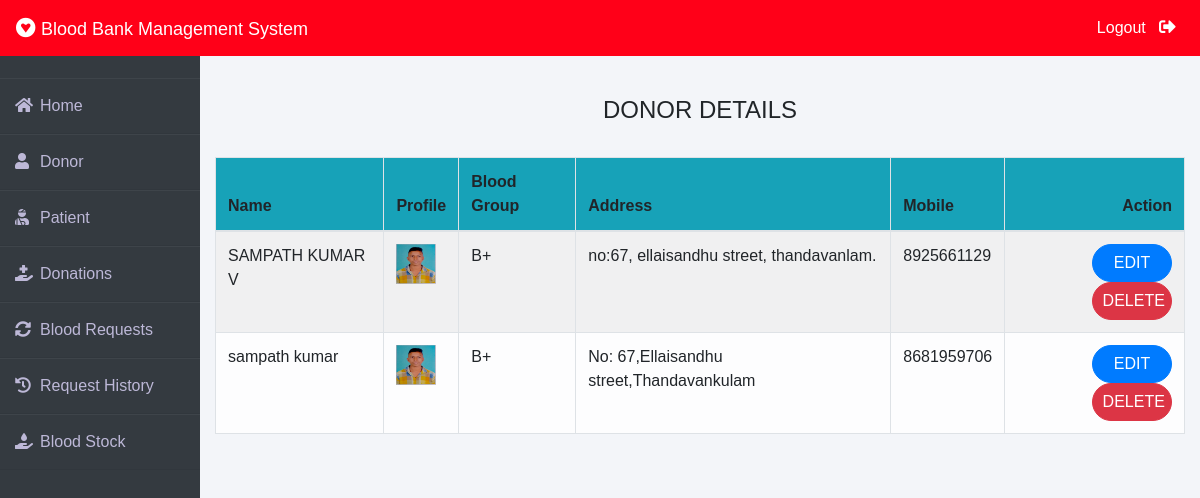
/admin-donor (signed in), run on the app's committed database.
### donor/models.py (models this page shows, shortened)
class Donor(models.Model):
    user=models.OneToOneField(User,on_delete=models.CASCADE)
    profile_pic= models.ImageField(upload_to='profile_pic/Donor/',null=True,blank=True)
    bloodgroup=models.CharField(max_length=10)
    address = models.CharField(max_length=40)
    mobile = models.CharField(max_length=20,null=False)
    @property
    def get_name(self):
        return self.user.first_name+" "+self.user.last_name

### blood/views.py (the view)
# urls.py: path('admin-donor', views.admin_donor_view,name='admin-donor'),
@login_required(login_url='adminlogin')
def admin_donor_view(request):
    donors=dmodels.Donor.objects.all()
    return render(request,'blood/admin_donor.html',{'donors':donors})

### templates/blood/admin_donor.html
{% extends 'blood/adminbase.html' %}
{% block content %}
{% load widget_tweaks %}
{%load static%}
<br><br>
<div class="container">
    <H4 class="text-center">DONOR DETAILS</H4><br>
    <table class="table table-light table-hover table-bordered table-striped">
        <thead class="bg-info">
            <tr>
                <th scope="col">Name</th>
                <th scope="col">Profile</th>
                <th scope="col">Blood Group</th>
                <th scope="col">Address</th>
                <th scope="col">Mobile</th>
                <th class="text-right">Action</th>
            </tr>
        </thead>
        <tbody>
            {% for t in donors %}
            <tr>
                <td> {{t.get_name}}</td>
                <td> <img src="{% static t.profile_pic.url %}" alt="Profile Pic" height="40px" width="40px" /></td>
                <td>{{t.bloodgroup}}</td>
                <td>{{t.address}}</td>
                <td>{{t.mobile}}</td>
                <td class="text-right">
                    <button class="btn btn-primary badge-pill" style="width: 80px;"><a  style="text-decoration: none;color: white;" href="{% url 'update-donor' t.id  %}">EDIT</a> </button>
                    <button class="btn btn-danger badge-pill" style="width: 80px;"><a  style="text-decoration: none;color: white;" href="{% url 'delete-donor' t.id  %}">DELETE</a> </button>
                </td>
            </tr>
            {% endfor %}
        </tbody>
    </table>
</div>
{% endblock content %}

### templates/blood/adminbase.html (shortened to what this page needs)
<!DOCTYPE html>
<html lang="en">
<head>
    <link rel="stylesheet" href="https://maxcdn.bootstrapcdn.com/bootstrap/4.0.0/css/bootstrap.min.css">
    <link rel="stylesheet" href="https://cdnjs.cloudflare.com/ajax/libs/font-awesome/5.14.0/css/all.css">
</head>
<body>
    <nav class="navbar navbar-expand-lg navbar-light fixed-top bg-danger">
        <a style="color:white;" class="navbar-brand" href="/"><i class="fab fa-gratipay"></i>&nbsp;<font face = "Comic sans MS" size ="4">Blood Bank Management System</font></a>
        <div class="navbar-collapse collapse w-100 order-3 dual-collapse2">
            <ul class="navbar-nav ml-auto">
                <li class="nav-item">
                    <a class="nav-link" style="color: white;" href="/logout">Logout &nbsp; <i class="fas fa-sign-out-alt"></i></a>
                </li>
            </ul>
        </div>
      </nav>
<br><br>
<div class="wrapper">
    <div class="sidebar">
        <ul>
            <li><a style="text-decoration:none;" href="/"><i class="fas fa-home"></i>Home</a></li>
            <li><a style="text-decoration:none;" href="/admin-donor"><i class="fas fa-user"></i>Donor</a></li>
            <li><a style="text-decoration:none;" href="/admin-patient"><i class="fas fa-user-injured"></i>Patient</a></li>
            <li><a style="text-decoration:none;" href="/admin-donation"><i class="fas fa-hand-holding-medical"></i>Donations</a></li>
            <li><a style="text-decoration:none;" href="/admin-request"><i class="fas fa-sync-alt"></i>Blood Requests</a></li>
            <li><a style="text-decoration:none;" href="/admin-request-history"><i class="fas fa-history"></i>Request History</a></li>
            <li><a style="text-decoration:none;" href="/admin-blood"><i class="fas fa-hand-holding-water"></i>Blood Stock</a></li>
        </ul>
    </div>
    <div class="main_content">
{% block content %}
{% endblock content %}
    </div>
</div>
</body>
</html>

### templates/blood/adminbase.html (style rules this page uses)
* { margin: 0; padding: 0; box-sizing: border-box; list-style: none; text-decoration: none; font-family: 'Josefin Sans', sans-serif; }
body { background-color: #f3f5f9; }
.bg-danger { background-color: #ff0018!important; }
.wrapper { display: flex; position: relative; }
.wrapper .sidebar { width: 200px; height: 100%; background: #343a40; padding: 30px 0px; position: fixed; }
.wrapper .sidebar ul li { padding: 15px; border-bottom: 1px solid #bdb8d7; border-bottom: 1px solid rgba(0,0,0,0.05); border-top: 1px solid rgba(255,255,255,0.05); }
.wrapper .sidebar ul li a { color: #bdb8d7; display: block; }
.wrapper .sidebar ul li a .fas { width: 25px; }
.wrapper .main_content { width: 100%; margin-left: 200px; }
.fa-sign-out-alt { color: white; font-size: 2ex; }

### data on the page
Donor: get_name "SAMPATH KUMAR V", profile_pic (picture), bloodgroup "B+", address "no:67, ellaisandhu street, thandavanlam.", mobile "8925661129"
Donor: get_name "sampath kumar", profile_pic (picture), bloodgroup "B+", address "No: 67,Ellaisandhu street,Thandavankulam", mobile "8681959706"
